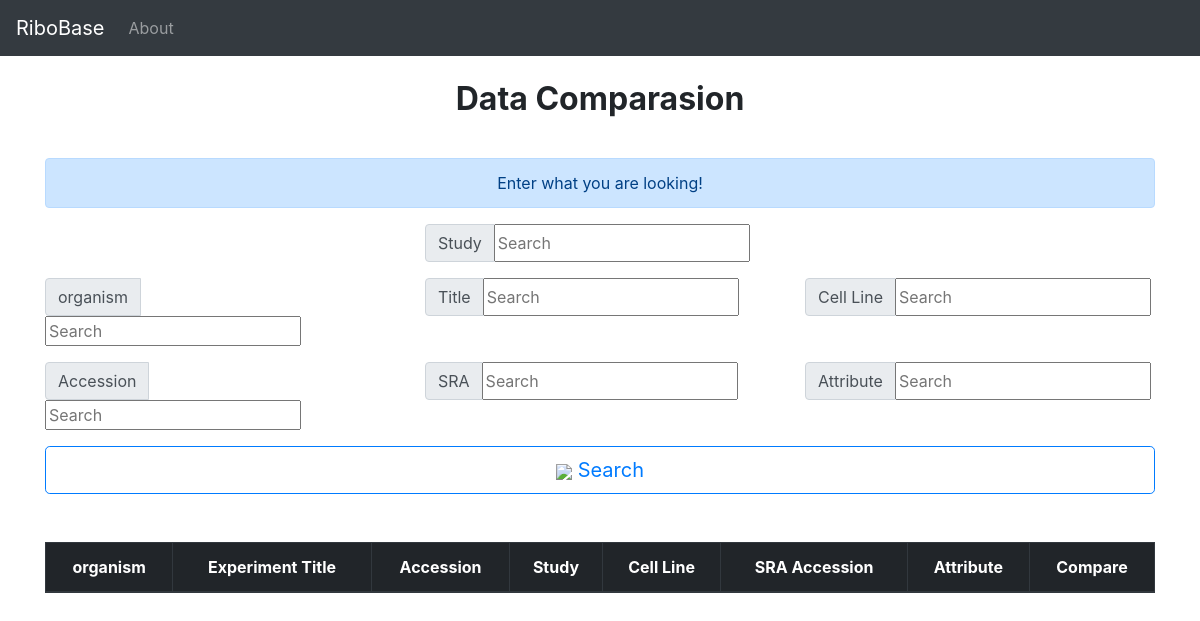
The page /Comparasion/ on the database as committed earlier.
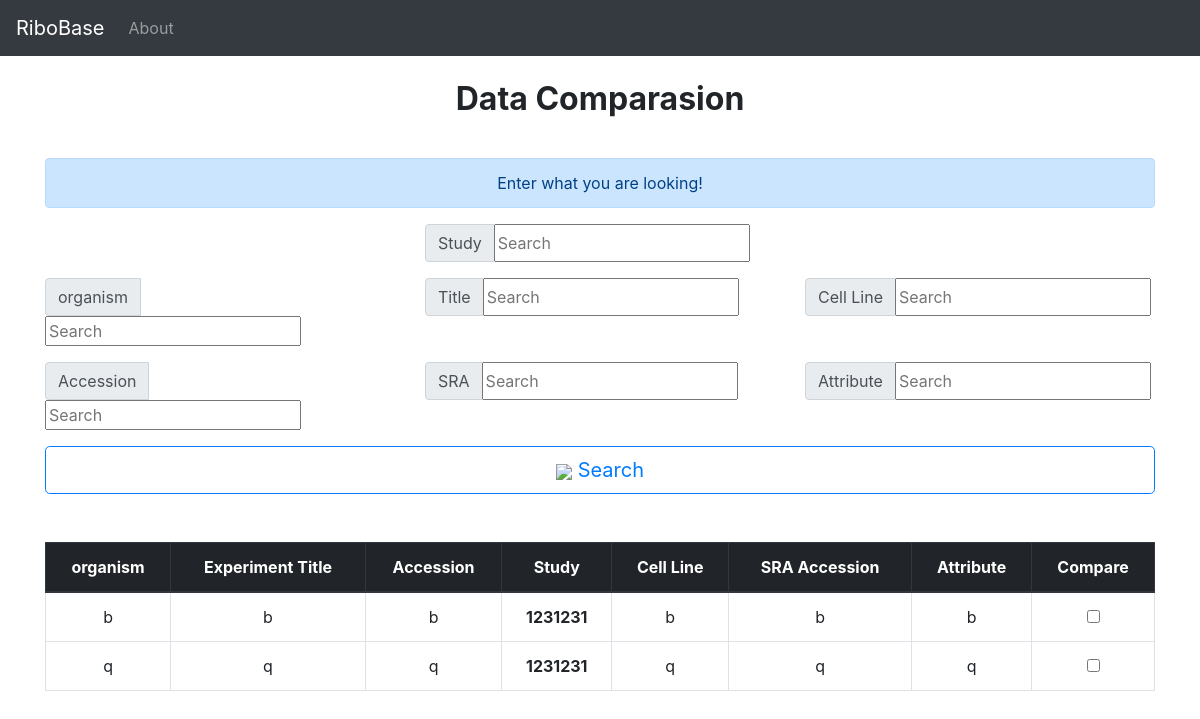
The same page on the database as committed later.
### project/models.py (models this page shows, shortened)
class Experiment(models.Model):
    study = models.ForeignKey('Study',blank = False,on_delete = models.CASCADE)
    experiment_alias = models.CharField(max_length = 200,unique = True,blank = False)
    experiment_accession = models.CharField(max_length = 200,unique = True,blank = False)
    experiment_title = models.CharField(max_length = 200,blank = False)
    study_name = models.CharField(max_length = 200,blank = False)
    design_description = models.TextField(max_length = 200,blank = False)
    sample_accession = models.CharField(max_length = 200,blank = False)
    sample_attribute = models.TextField(max_length = 200,blank = False)
    library_strategy = models.CharField(max_length = 200,blank = False)
    library_layout = models.CharField(max_length = 200,blank = False)
    library_construction_protocol = models.TextField(max_length = 200,blank = False)
    platform = models.CharField(max_length = 200,blank = False)
    platform_parameters = models.CharField(max_length = 200,blank = False)
    xref_link = models.CharField(max_length = 200,blank = False)
    experiment_attribute = models.CharField(max_length = 200,blank = False)
    submission_accession = models.CharField(max_length = 200,blank = False)
    sradb_updated = models.CharField(max_length = 200,blank = False)
    organism = models.CharField(max_length = 200,blank = False)
    cell_line = models.CharField(max_length = 200,blank = False)
    create_date = models.DateTimeField(auto_now_add = True)

class Study(models.Model):
    geo_accession = models.CharField( max_length = 50,unique = True,blank = False)
    study_accession = models.CharField(max_length = 50,unique = True,blank = False)
    study_title = models.CharField(max_length = 200,unique = False,blank = True)
    study_type = models.CharField(max_length = 100,unique = False,blank = True)
    study_abstract = models.TextField(blank = True)
    study_description = models.CharField(max_length = 200,unique = False,blank = True)
    xref_link = models.CharField(max_length = 200,unique = False,blank = True)
    submission_accession = models.CharField(max_length = 50,unique = False,blank = True)
    sradb_updated = models.CharField(max_length = 200,unique = False,blank = True)
    create_date = models.DateTimeField(auto_now_add = True)
    def __str__(self):
        return self.geo_accession

### project/views.py (the view)
# urls.py: path('Comparasion/',views.Comparasion,name="Comparasion"),
def Comparasion(request):
    keyword_Organism = request.GET.get("keyword_organism")
    keyword_Study = request.GET.get("keyword_study")
    keyword_Cell_line = request.GET.get("keyword_cell_line")
    keyword_Title = request.GET.get("keyword_experiment_title")
    keyword_Accession = request.GET.get("keyword_experiment_accession")
    keyword_sra = request.GET.get("keyword_sample_accession")
    keyword_Attribute = request.GET.get("keyword_experiment_attribute")
    if keyword_Organism:
        experiments = Experiment.objects.filter(organism__contains=keyword_Organism)
        return render(request,"DataSearch.html",{"experiments":experiments})
    if keyword_Study:
        study = Study.objects.get(geo_accession=keyword_Study)
        experiments = Experiment.objects.filter(study__geo_accession = study.geo_accession)
        return render(request,"DataSearch.html",{"experiments":experiments})
    if keyword_Cell_line:
        experiments = Experiment.objects.filter(cell_line__contains=keyword_Cell_line)
        return render(request,"DataSearch.html",{"experiments":experiments})
    if keyword_Title:
        experiments = Experiment.objects.filter(experiment_title__contains=keyword_Title)
        return render(request,"DataSearch.html",{"experiments":experiments})
    if keyword_Accession:
        experiments = Experiment.objects.filter(experiment_accession__contains=keyword_Accession)
        return render(request,"DataSearch.html",{"experiments":experiments})
    if keyword_sra:
        experiments = Experiment.objects.filter(sample_accession__contains=keyword_sra)
        return render(request,"DataSearch.html",{"experiments":experiments})
    if keyword_Attribute:
        experiments = Experiment.objects.filter(experiment_attribute__contains=keyword_Attribute)
        return render(request,"DataSearch.html",{"experiments":experiments})
    experiments = Experiment.objects.all()
    return render(request,"Comparasion.html",{"experiments":experiments})

### templates/Comparasion.html (shortened to what this page needs)
{% extends "layout.html" %}
{% block body %}
<br>
<h2><center><p class="font-weight-bold">Data Comparasion</p></center></h2>
<br>
<div class="alert alert-primary" role="alert">
  <center>Enter what you are looking!</center>
</div>
<form>
<div class="row">
  <div class="col-md-8 offset-md-4">
    <div class="input-group mb-3">
      <div class="input-group-prepend">
        <span class="input-group-text" id="inputGroup-sizing-default">Study</span>
      </div>
      <input type="text" name = "keyword_study" class="form-sm" placeholder="Search">
    </div>
  </div>
</div>
<div class="row">
  <div class="col-6 col-md-4">
    <div class="input-group mb-3">
      <div class="input-group-prepend">
        <span class="input-group-text" id="inputGroup-sizing-default">organism</span>
      </div>
      <input type="text" name = "keyword_organism" class="form-sm" placeholder="Search">
    </div>
  </div>
  <div class="col-6 col-md-4">
    <div class="input-group mb-3">
      <div class="input-group-prepend">
        <span class="input-group-text" id="inputGroup-sizing-default">Title</span>
      </div>
      <input type="text" name = "keyword_experiment_title" class="form-sm" placeholder="Search">
    </div>
  </div>
  <div class="col-6 col-md-4">
    <div class="input-group mb-3">
      <div class="input-group-prepend">
        <span class="input-group-text" id="inputGroup-sizing-default">Cell Line</span>
      </div>
      <input type="text" name = "keyword_cell_line" class="form-sm" placeholder="Search">
    </div>
  </div>
</div>
<div class="row">
  <div class="col-6 col-md-4">
    <div class="input-group mb-3">
      <div class="input-group-prepend">
        <span class="input-group-text" id="inputGroup-sizing-default">Accession</span>
      </div>
      <input type="text" name = "keyword_experiment_accession" class="form-sm" placeholder="Search">
    </div>
  </div>
  <div class="col-6 col-md-4">
    <div class="input-group mb-3">
      <div class="input-group-prepend">
        <span class="input-group-text" id="inputGroup-sizing-default">SRA</span>
      </div>
      <input type="text" name = "keyword_sample_accession" class="form-sm" placeholder="Search">
    </div>
  </div>
  <div class="col-6 col-md-4">
    <div class="input-group mb-3">
      <div class="input-group-prepend">
        <span class="input-group-text" id="inputGroup-sizing-default">Attribute</span>
      </div>
      <input type="text" name = "keyword_experiment_attribute" class="form-sm" placeholder="Search">
    </div>
  </div>
</div>
<button type = "submit" class="btn btn-outline-primary btn-lg btn-block"><img src="https://img.icons8.com/material-sharp/24/000000/search.png">  Search</button>
</form>
  <br><br>
  <table class="table table-bordered table-hover">
    <thead class="thead-dark">
      <tr>
        <th scope="col"><center>organism</center></th>
        <th scope="col"><center>Experiment Title</center></th>
        <th scope="col"><center>Accession</center></th>
        <th scope="col"><center>Study</center></th>
        <th scope="col"><center>Cell Line</center></th>
        <th scope="col"><center>SRA Accession</center></th>
        <th scope="col"><center>Attribute</center></th>
        <th scope="col"><center>Compare</center></th>
      </tr>
    </thead>
    <tbody>
    {% for experiment in experiments %}
    <tr>
      <td><center>{{experiment.organism}}</center></td>
      <td><center>{{experiment.experiment_title}}</center></td>
      <td><center>{{experiment.experiment_accession}}</center></td>
      <th><center>{{ experiment.study}}</center></th>
      <td><center>{{experiment.cell_line}}</center></td>
      <td><center>{{experiment.sample_accession}}</center></td>
      <td><center>{{experiment.experiment_attribute}}</center></td>
            <td><center>
                <div class="form-check">
                <input class="form-check-input position-static" type="checkbox" id="blankCheckbox" value="option1" aria-label="...">
              </div>
            </center></td>
        </tr>
      {% endfor %}
    </tbody>
  </table>
  <br><br><br><br><br>
{% endblock body %}

Rows that differ between the two databases and show on the page:
added Experiment: organism "b", experiment_title "b", experiment_accession "b", study "1231231", cell_line "b", sample_accession "b", experiment_attribute "b"
added Experiment: organism "q", experiment_title "q", experiment_accession "q", study "1231231", cell_line "q", sample_accession "q", experiment_attribute "q"
